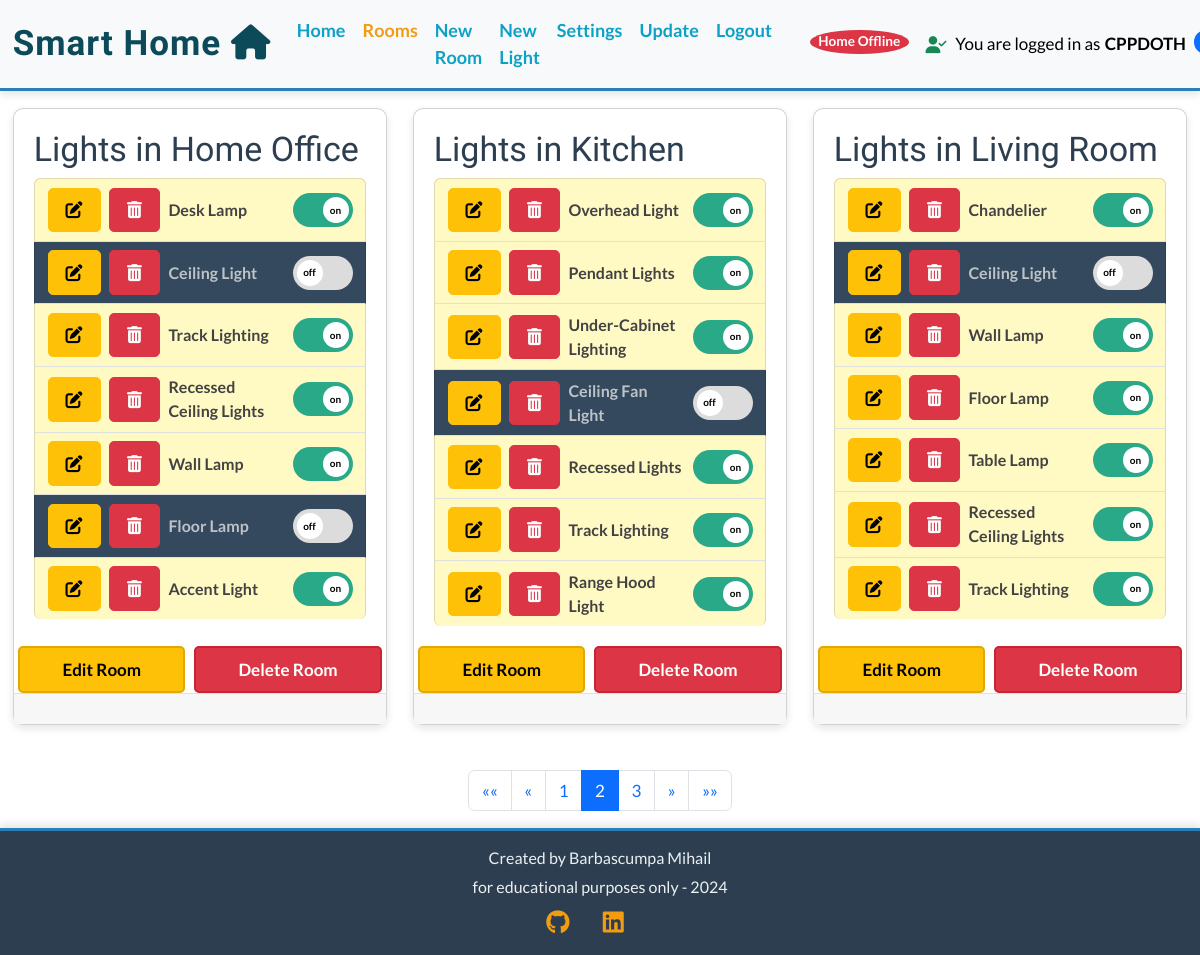
The app's page /rooms/?page=2 (signed in), older data.
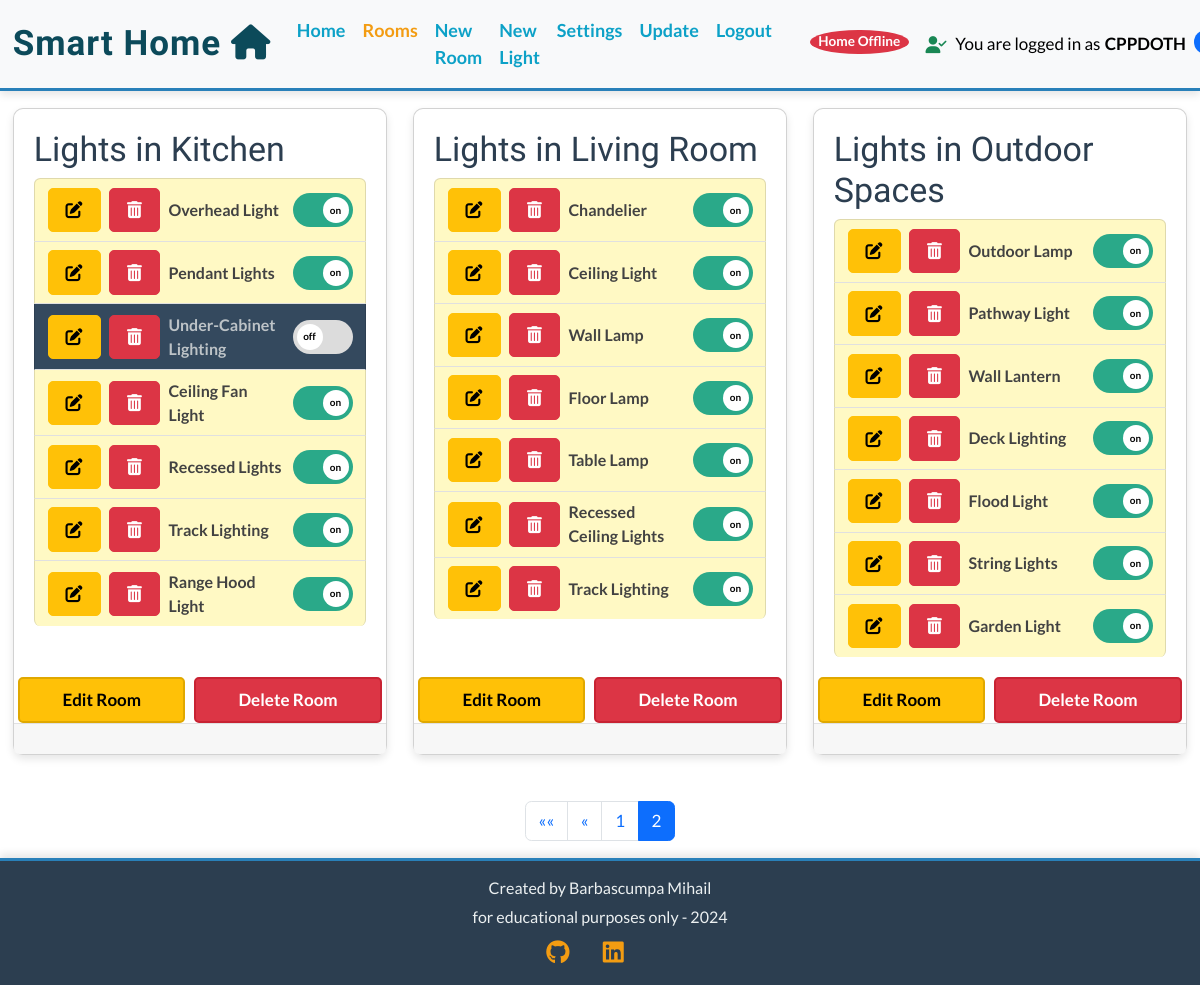
The same page, newer data.
### light_app/models.py (models this page shows, shortened)
class Room(models.Model):
    name = models.CharField(max_length=100)
    user = models.ForeignKey(
        User, on_delete=models.CASCADE, related_name="rooms"
    )
    class Meta:
        ordering = ["name"]
        unique_together = ('name', 'user')

class Light(models.Model):
    name = models.CharField(max_length=100, default="")
    room = models.ForeignKey(Room, on_delete=models.CASCADE, related_name="lights")
    description = models.TextField(null=True, blank=True, default="")
    state = models.IntegerField(choices=STATE_CHOICES, default=2)
    choices = models.ManyToManyField(Choice, related_name="lights", blank=True)
    class Meta:
        ordering = ["id"]

### light_app/views.py (the view)
# urls.py: path("rooms/", views.room_list_view, name="room_list"),
@login_required
def room_list_view(request):
    rooms = Room.objects.filter(user=request.user).prefetch_related("lights")
    paginator = Paginator(rooms, 3)
    page_number = request.GET.get("page")
    page_obj = paginator.get_page(page_number)
    context = {
        "room_list": page_obj,
        "is_paginated": page_obj.has_other_pages(),
        "page_obj": page_obj,
    }
    return render(request, "light_app/rooms_list.html", context)

### firmware_manager/context_processors.py (called while the page is built)
def user_ip_processor(request):
    user_ip = request.META.get('REMOTE_ADDR')  # Obține adresa IP a utilizatorului
    print(f"USER IP IN CONTEXT {user_ip}")
    return {
        'user_ip': user_ip  # Include adresa IP în contextul template-ului
    }

### light_app/context_processors.py (called while the page is built, shortened)
def global_variables(request):
    global home_online_status
    user_settings=None
    if request.user.is_authenticated:
        user_settings, created = UserSettings.objects.get_or_create(user=request.user)
        user_id = request.user.id
        online_status = home_online_status.get(user_id, False)
        return {
            "home_online_status": online_status,  # Returnează doar starea utilizatorului curent
            "silence_mode": user_settings.silence_mode,
            "check_interval": user_settings.server_check_interval,  # Returnează intervalul corect
            "user_ip": request.META["REMOTE_ADDR"],
        }

### light_app/templates/light_app/rooms_list.html (shortened to what this page needs)
{% extends "base.html" %}
{% load static %}
{% block content %}
<div class="container-fluid">
  <div class="row">
    <div class="col-12 mt-3 left">
      <div class="row card-deck">
        {% for room in page_obj %}
        <div class="col-sm-12 col-md-6 col-lg-4 mb-4">
          <div class="card h-100 " id="light-{{ room.name }}-{{ light.name }}">
            <div class="card-body">
              <div class="image-container">
                <div class="image-flash">
                  <h2 class="card-title">Lights in {{ room.name }}</h2>
                </div>
              </div>
              <ul class="list-group">
                {% for light in room.lights.all %}
                <li id="light-{{ room.name }}-{{ light.name }}"
                  class="list-group-item d-flex justify-content-between align-items-center {% if light.get_state_display == 'on' %}light-on{% else %}light-off{% endif %} ">
                  <div class="d-flex align-items-center ">
                    {% if user.is_authenticated %}
                    <a href="{% url 'edit_light' light.id %}" class="btn btn-warning btn-sm">
                      <i class="fas fa-edit"></i>
                    </a>
                    <a href="{% url 'delete_light' light.id %}" class="btn btn-danger btn-sm ml-2">
                      <i class="fas fa-trash-alt"></i>
                    </a>
                    {% endif %}
                    <strong class="ml-2">{{ light.name }}</strong>
                  </div>
                  <form method="post" action="{% url 'toggle_light' room.name light.name %}" class="toggle-light-form"
                    data-light-name="{{ light.name }}" data-room-name="{{ room.name }}">
                    <label class="switch">
                      <span class="slider round"></span>
                    </label>
                  </form>
                </li>
                {% endfor %}
              </ul>
            </div>
            {% if user.is_authenticated %}
            <div class="d-flex justify-content-between w-100">
              <a href="{% url 'edit_room' room.id %}" class="btn btn-edit-room flex-grow-1 mx-1">Edit Room</a>
              <a href="{% url 'delete_room' room.id %}" class="btn btn-delete-room flex-grow-1 mx-1">Delete Room</a>
            </div>
            {% endif %}
            <div class="card-footer"></div>
          </div>
        </div>
        {% endfor %}
      </div>
      {% if is_paginated %}
      <nav aria-label="Page navigation">
        <ul class="pagination justify-content-center">
          {% if page_obj.has_previous %}
          <li class="page-item">
            <a class="page-link" href="?page=1" aria-label="First">
              <span aria-hidden="true">&laquo;&laquo;</span>
            </a>
          </li>
          <li class="page-item">
            <a class="page-link" href="?page={{ page_obj.previous_page_number }}" aria-label="Previous">
              <span aria-hidden="true">&laquo;</span>
            </a>
          </li>
          {% endif %}
          {% for num in page_obj.paginator.page_range %}
          {% if page_obj.number == num %}
          <li class="page-item active"><span class="page-link">{{ num }}</span></li>
          {% elif num > page_obj.number|add:'-3' and num < page_obj.number|add:'3' %} <li class="page-item"><a
              class="page-link" href="?page={{ num }}">{{ num }}</a></li>
            {% endif %}
            {% endfor %}
            {% if page_obj.has_next %}
            <li class="page-item">
              <a class="page-link" href="?page={{ page_obj.next_page_number }}" aria-label="Next">
                <span aria-hidden="true">&raquo;</span>
              </a>
            </li>
            <li class="page-item">
              <a class="page-link" href="?page={{ page_obj.paginator.num_pages }}" aria-label="Last">
                <span aria-hidden="true">&raquo;&raquo;</span>
              </a>
            </li>
            {% endif %}
        </ul>
      </nav>
      {% endif %}
    </div>
  </div>
</div>
{% endblock %}

Row changes from the older to the newer data that the page shows:
no longer on this page (row unchanged): Room: name "Home Office"
no longer on this page (row unchanged): Light: name "Desk Lamp", shown under "Home Office"
no longer on this page (row edited): Light: name "Ceiling Light", state 2 (drawn), shown under "Home Office"
no longer on this page (row unchanged): Light: name "Track Lighting", shown under "Home Office"
no longer on this page (row edited): Light: name "Recessed Ceiling Lights", shown under "Home Office"
no longer on this page (row unchanged): Light: name "Wall Lamp", shown under "Home Office"
no longer on this page (row edited): Light: name "Floor Lamp", state 2 (drawn), shown under "Home Office"
no longer on this page (row unchanged): Light: name "Accent Light", shown under "Home Office"
changed Light "Under-Cabinet Lighting": state 1 → 2 (drawn)
changed Light "Ceiling Fan Light": state 2 → 1 (drawn)
changed Light "Ceiling Light": state 2 → 1 (drawn)
now on this page (row unchanged): Room: name "Outdoor Spaces"
now on this page (row unchanged): Light: name "Outdoor Lamp", shown under "Outdoor Spaces"
now on this page (row edited): Light: name "Pathway Light", shown under "Outdoor Spaces"
now on this page (row unchanged): Light: name "Wall Lantern", shown under "Outdoor Spaces"
now on this page (row unchanged): Light: name "Deck Lighting", shown under "Outdoor Spaces"
now on this page (row edited): Light: name "Flood Light", shown under "Outdoor Spaces"
now on this page (row unchanged): Light: name "String Lights", shown under "Outdoor Spaces"
now on this page (row edited): Light: name "Garden Light", shown under "Outdoor Spaces"
Text that changed along with them:
list line gone: "3"
